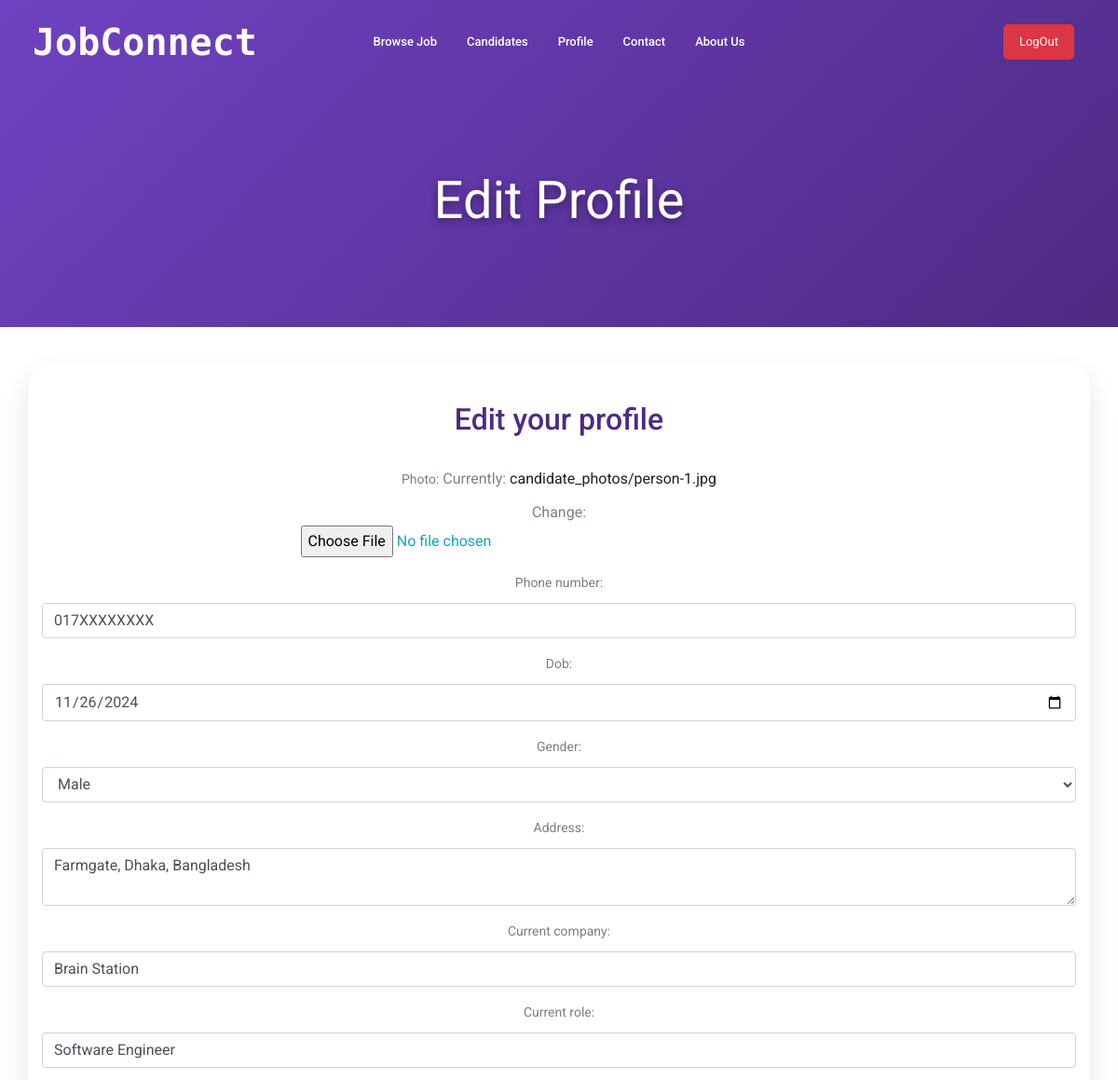
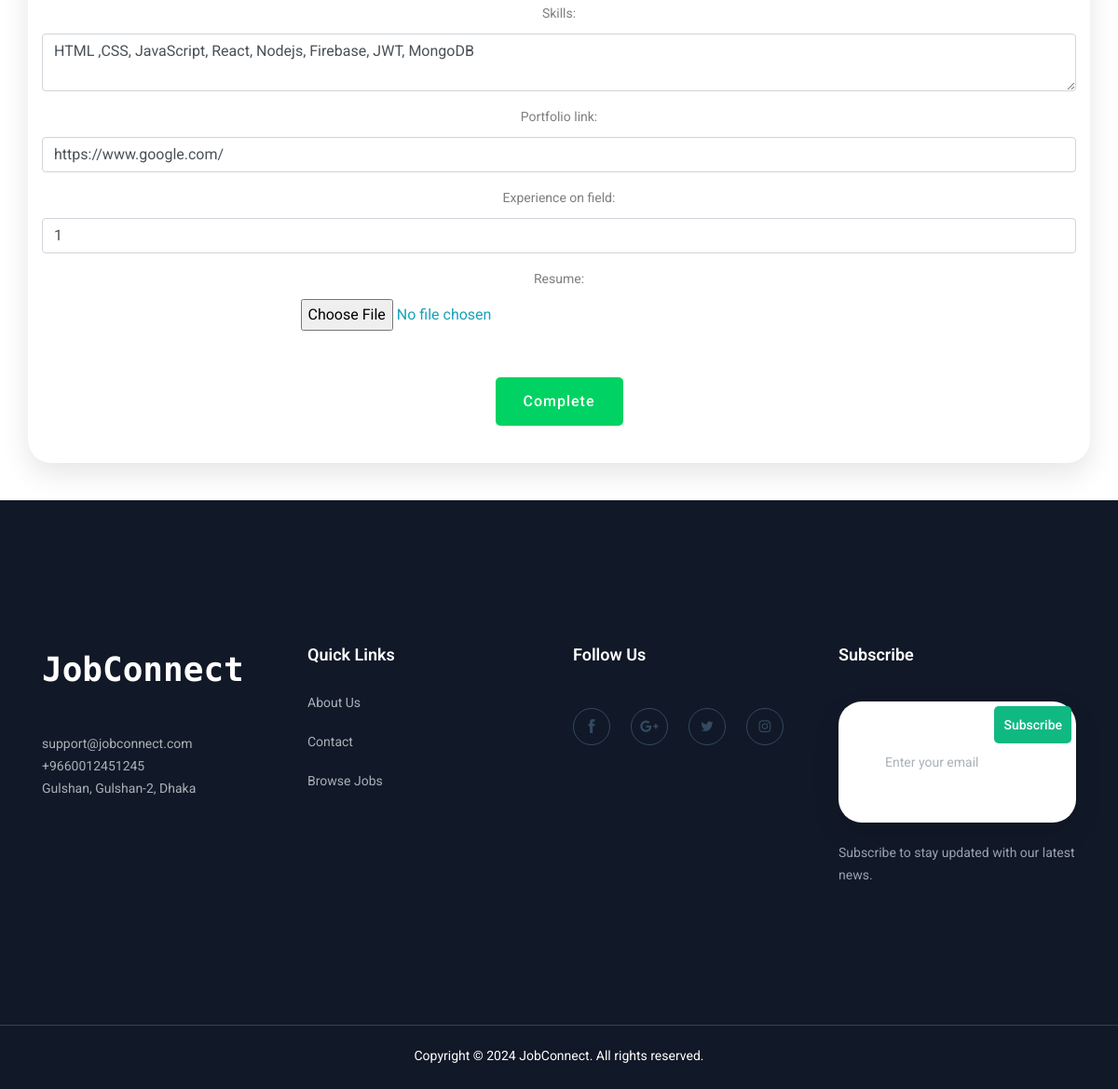
The page /profile-form (signed in) on the database its author committed (2 pictures, top to bottom).
### users/models.py (models this page shows, shortened)
class Candidate(models.Model):
    GENDER_CHOICES = [
        ('Male', 'Male'),
        ('Female', 'Female'),
        ('Others', 'Others')
    ]
    user = models.OneToOneField(User, on_delete=models.CASCADE, blank=False, null=False)
    photo = models.ImageField(upload_to='candidate_photos/', blank=False, null=False)
    phone_number = models.CharField(max_length=20, blank=False, null=False)
    dob = models.DateField(blank=False, null=False)
    gender = models.CharField(max_length=6, choices=GENDER_CHOICES, blank=False, null=False)
    address = models.CharField(max_length=200, blank=False, null=False)
    current_company = models.CharField(max_length=100, blank=False, null=False)
    current_role = models.CharField(max_length=100, blank=False, null=False)
    skills = models.TextField(blank=False, null=False)
    portfolio_link = models.URLField(blank=False, null=False)
    experience_on_field = models.PositiveIntegerField(blank=False, null=False)
    resume = models.FileField(upload_to='candidate_resumes/', blank=False, null=False)

### users/views.py (the view, shortened to what this page needs)
# urls.py: path('profile-form', views.profileForm, name='profile-form'),
@login_required
def profileForm(request):
    try:
        user_profile = UserProfile.objects.get(user=request.user)
        user_role = user_profile.role
    except UserProfile.DoesNotExist:
        messages.error(request, "Something is wrong")
        return render(request, "Profile.html", {"role": "Superuser"})
    if user_role == "Candidate":
        try:
            candidate_profile = Candidate.objects.get(user=request.user)
            if request.method == "POST":
                candidate_form = CandidateForm(request.POST, request.FILES, instance=candidate_profile)
                if candidate_form.is_valid():
                    candidate_form.save()
                    messages.success(request, "Profile Updated.")
                    return redirect("profile")
            else:
                candidate_form = CandidateForm(instance=candidate_profile)
        except Candidate.DoesNotExist:
            if request.method == "POST":
                candidate_form = CandidateForm(request.POST, request.FILES)
                if candidate_form.is_valid():
                    candidate = candidate_form.save(commit=False)
                    candidate.user = request.user
                    candidate.save()
                    messages.success(request, "Profile Created.")
                    return redirect("profile")
            else:
                candidate_form = CandidateForm()
        return render(request, "ProfileForm.html", {"candidate_form": candidate_form})
    return render(request, "ProfileForm.html")

### templates/ProfileForm.html (shortened to what this page needs)
{% extends 'Base.html' %}
{% load static %}
{% block content %}
    <div class="bradcam_area">
        <div class="container">
            <div class="row">
                <div class="col-xl-12">
                    <div class="bradcam_text">
                        <h3>Edit Profile</h3>
                    </div>
                </div>
            </div>
        </div>
    </div>
<form action="" method="Post" enctype="multipart/form-data" class="text-center container">
    <div class="form-header">
        <h3>Edit your profile</h3>
    </div>
    {% if candidate_form %}
        <div class="form-section">
            {{ candidate_form.as_p }}
        </div>
    {% endif %}
    <button type="submit" class="boxed-btn3">Complete</button>
</form>
{% endblock %}

### templates/ProfileForm.html (style rules this page uses)
body { font-family: 'Arial', sans-serif; background-color: #f3f4f6; }
.bradcam_area { background: linear-gradient(135deg, #6f42c1, #4e2a84); padding: 60px 0; }
.bradcam_text h3 { color: white; font-size: 2.5rem; font-weight: 600; text-align: center; text-shadow: 0 4px 8px rgba(0, 0, 0, 0.4); }
form { background-color: #fff; border-radius: 25px; box-shadow: 0px 12px 30px rgba(0, 0, 0, 0.1); padding: 40px; margin: 40px auto; max-width: 800px; }
.boxed-btn3 { background-color: #6f42c1; color: white; padding: 14px 30px; border-radius: 30px; text-transform: uppercase; font-weight: bold; letter-spacing: 1px; font-size: 1.2rem; border: none; cursor: pointer; transition: background-color 0.3s ease; display: inline-block; margin-top: 20px; }
.form-header h3 { font-size: 2rem; font-weight: 500; color: #4e2a84; text-align: center; margin-bottom: 30px; }
.form-section { margin-bottom: 30px; }

### rows shown on the page
Candidate: phone_number "017XXXXXXXX", dob "11/26/2024", gender "Male", address "Farmgate, Dhaka, Bangladesh", current_company "Brain Station", current_role "Software Engineer", skills "HTML ,CSS, JavaScript, React, Nodejs, Firebase, JWT, MongoDB", portfolio_link "https://www.google.com/", experience_on_field "1"
